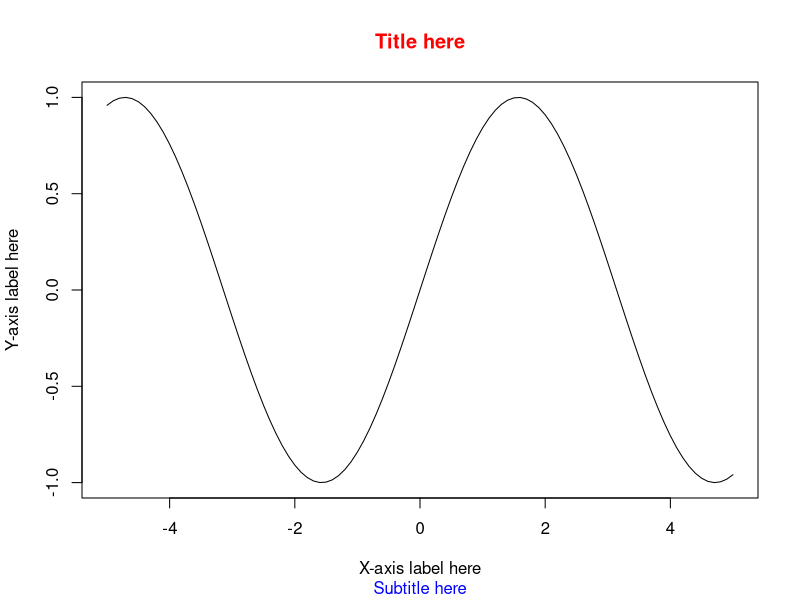
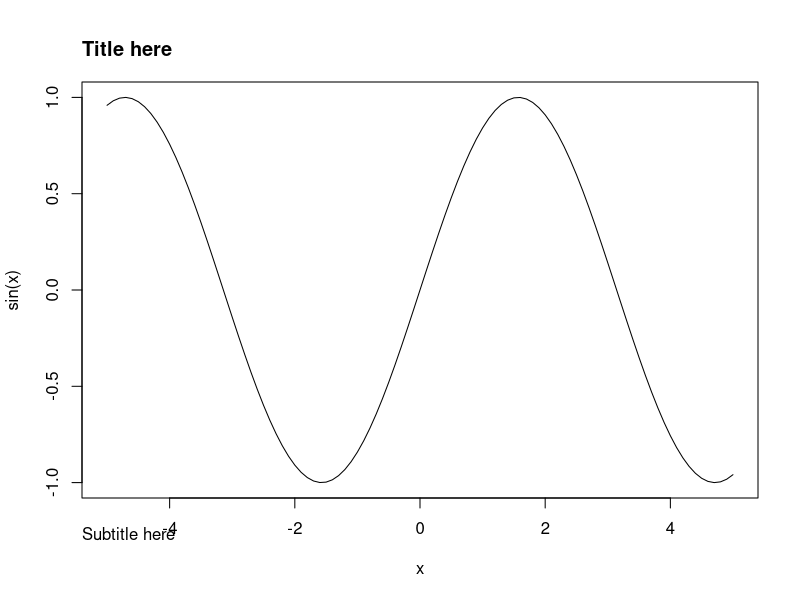
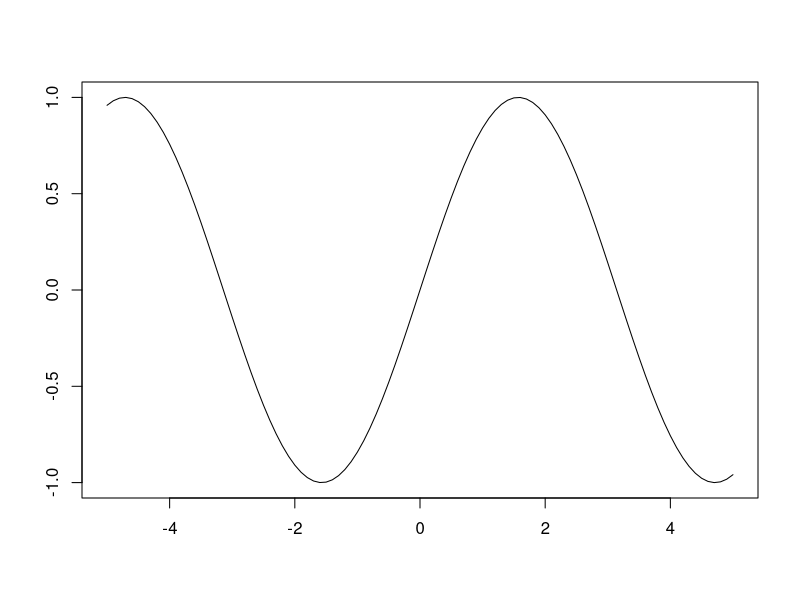
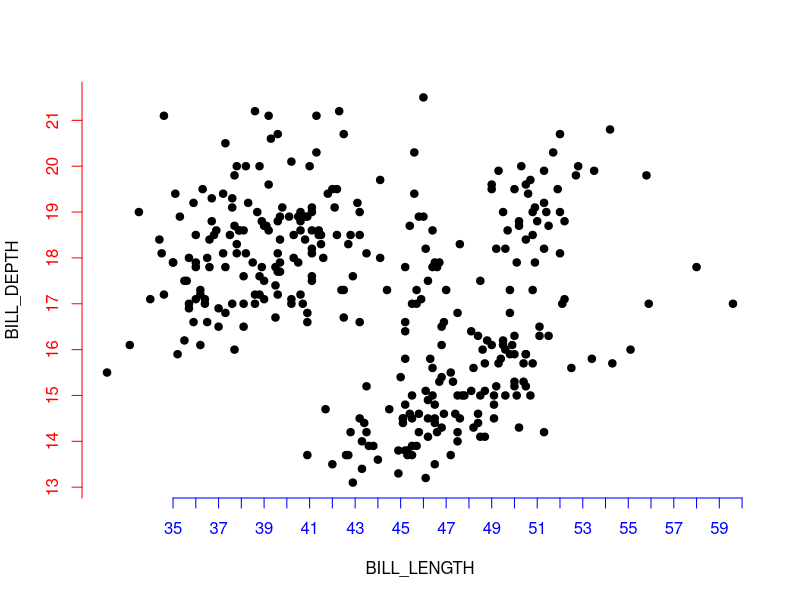
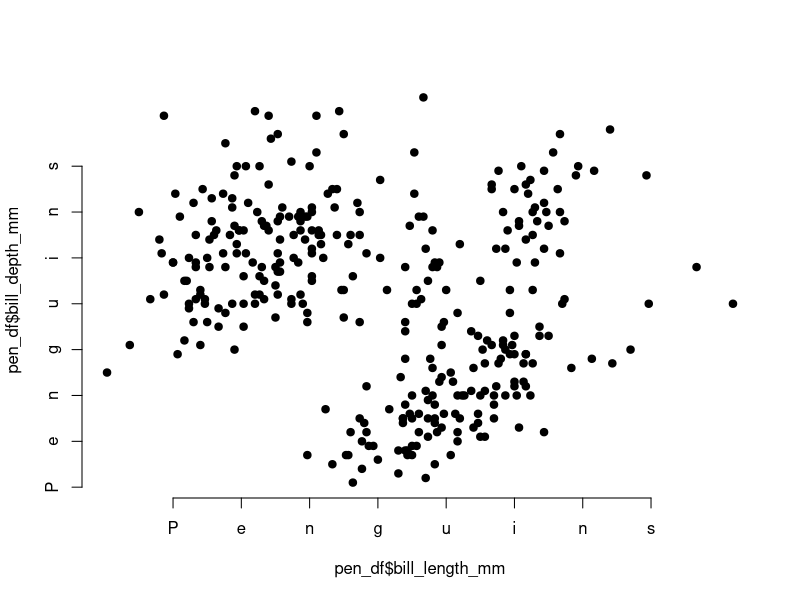
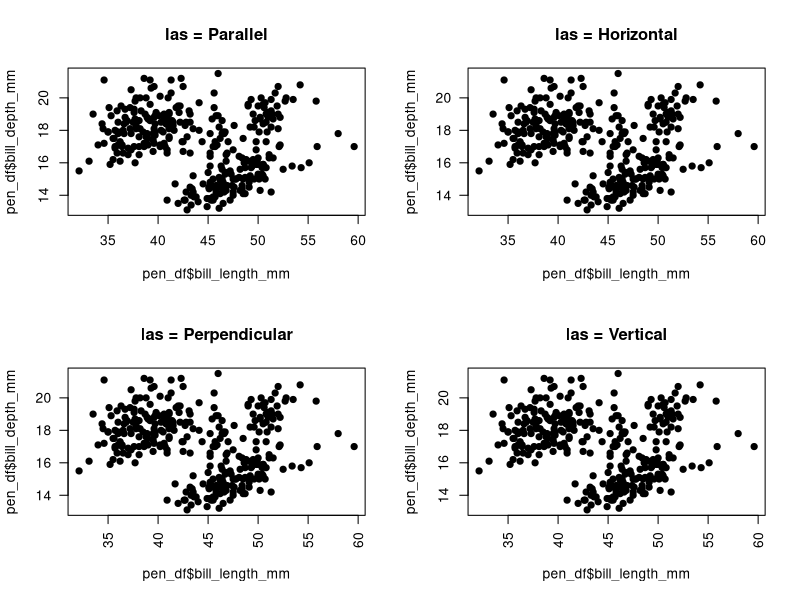
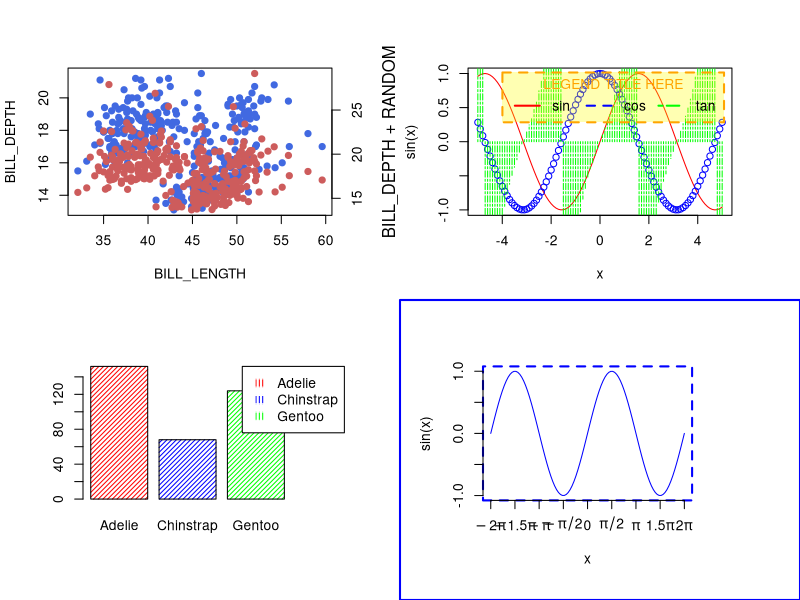
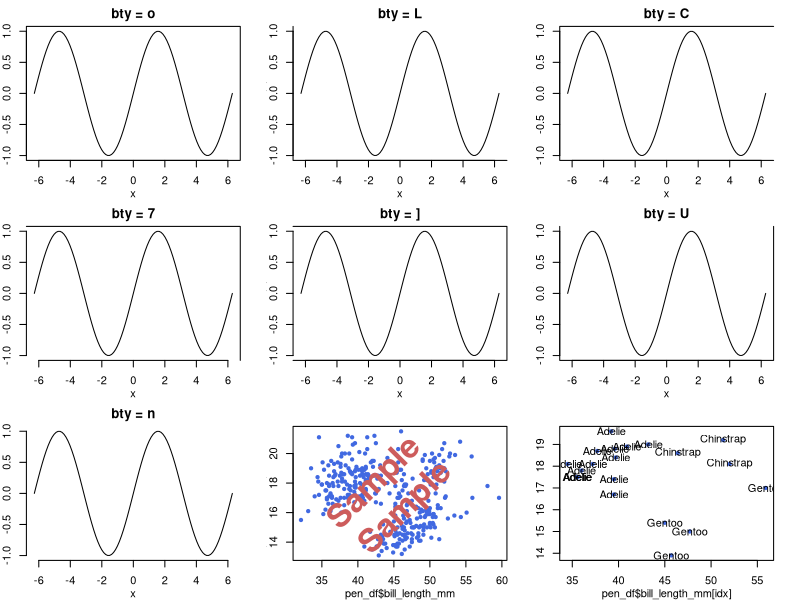

Write the R code that produced these figures, in order.
## ---- chunk 1
knitr::opts_chunk$set(echo       = TRUE,
                      message    = FALSE,
                      warning    = FALSE,
                      out.width  = 800,
                      out.height = 600,
                      fig.align  = "center",
                      dev        = "ragg_png")
## ---- chunk 2
library(palmerpenguins)
head(penguins)
pen_df <- na.omit(penguins)
## ---- chunk 3
curve(sin, -5 , 5,
      main = "Title here",     
      col.main = "red",   
      sub = "Subtitle here",   
      col.sub = "blue",
      xlab = "X-axis label here",
      ylab = "Y-axis label here")
## ---- chunk 4
curve(sin, -5 , 5)
title(
  main = "Title here",
  sub = "Subtitle here", 
  adj = 0,
  line = 1.3
  )
## ---- chunk 5
curve(sin, -5 , 5,
      xlab = "",
      ylab = "")
## ---- chunk 6
plot(
  x = pen_df$bill_length_mm,
  y = pen_df$bill_depth_mm,
  xlab = 'BILL_LENGTH',
  ylab = 'BILL_DEPTH',
  pch = 19,
  axes = FALSE, # box off
  xaxt = "n",
  yaxt = "n",
  tck = 1 # ティック(目盛線)の長さ。xaxt、yaxtを使うと無効。
  # axis内のatで指定する代わりに、xaxp、yaxpも使用可能。
  # xaxp = c(start, end, number_regions)
  # xaxp = c(35, 60, 5)
  # yaxp = c(10, 30, 0.5)
  # 軸の制限はxlim, ylimを使用
  # xlim = c(0, 4)
  # ylim = c(0, 100))
  )

# X-axis
axis(1, 
     at = seq(35, 60, 1),
     col = "blue",        # Axis line color
     col.ticks = "blue", # Ticks color
     col.axis = "blue")

# Y-axis
axis(2, 
     at = seq(10, 30, 1),
     col = "red",        # Axis line color
     col.ticks = "red", # Ticks color
     col.axis = "red")
## ---- chunk 7
plot(
  x = pen_df$bill_length_mm,
  y = pen_df$bill_depth_mm,
  pch = 19,
  axes = FALSE, # box off
  xaxt = "n",
  yaxt = "n",
  )

# X-axis
axis(1, 
     at = c(35, 38, 41, 44, 47, 50, 53, 56),
     labels = c('P','e','n','g','u','i','n','s')
     )
# Y-axis
axis(2, 
     at = c(13, 14, 15, 16, 17, 18, 19, 20),
     labels = c('P','e','n','g','u','i','n','s')
     )

## ---- chunk 8
# 0始まりで指定する
las <- c('Parallel', 'Horizontal', 'Perpendicular', 'Vertical')

n <- length(las)
par(mfrow = c(2, 2))
for (i in 1:n) {
  nm <- paste0('las = ',las[i])
  plot(x = pen_df$bill_length_mm,  y = pen_df$bill_depth_mm, main = nm, pch = 19, las = i-1)
}

## ---- chunk 9
par(mar = c(5, 4, 4, 4) + 0.1)
plot(
  x = pen_df$bill_length_mm,
  y = pen_df$bill_depth_mm,
  col = 'royalblue',
  pch = 19,
  xlab = 'BILL_LENGTH',
  ylab = 'BILL_DEPTH',
  )
par(new = TRUE)

plot(
  x = pen_df$bill_length_mm,
  y = pen_df$bill_depth_mm + rnorm(length(pen_df$bill_depth_mm ), 0, 1)^2,
  col = 'indianred',
  pch = 19,
  axes = FALSE, # No axes
  bty = 'n', # No box
  xlab = '',
  ylab = '',
  )

# Axis label
axis(4)
mtext(
  "BILL_DEPTH + RANDOM",
  side = 4, 
  line = 3)
## ---- chunk 10
curve(sin, -5 , 5, col = 'red',   lty = 'solid', type = 'l')
curve(cos, -5 , 5, col = 'blue',  lty = 'dashed', type = 'p', add = TRUE)
curve(tan, -5 , 5, col = 'green', lty = 'twodash', type = 'h', add = TRUE)

legend(
  x = "topright", 
  inset = 0.03, # margin
  title = "LEGEND TITLE HERE",  # Title
  title.adj = 0.5,    # Horizontal adjustment
  title.col = 'orange',
  box.lty = 2, # Box type
  box.lwd = 2, # Box width
  box.col = 'orange', # Box color
  bg = rgb(1, 1, 0, alpha = 0.3),
  cex = 1, # Legend size
  # bty = "n", # Del legend
  # box.lty = 0 # Del legend
  legend = c('sin', 'cos', 'tan'),
  lty = c('solid', 'dashed', 'twodash'),
  col = c('red', 'blue', 'green'), 
  lwd = 2,
  horiz = TRUE
  )    
## ---- chunk 11
par(mar = c(6, 5, 4, 6.5))

barplot(table(penguins$species), 
        col = c('red', 'blue', 'green'),
        density = 30, 
        angle = 45)
legend(
  'topright',
  inset = c(-0.25, 0),
  xpd = TRUE,
  legend = names(table(penguins$species)),
  fill = c('red', 'blue', 'green'),
  border = 'white',
  density = 30,
  angle = 90
  )

# 凡例を下に持ってくる場合の設定情報の参考値
# par(mar = c(6, 4.1, 4.1, 2.1))
# inset = c(0, -0.35)
# horiz = TRUE
## ---- chunk 12
curve(sin,
      -2*pi,
      2*pi,
      col = 'blue',
      axes = FALSE)

box(col = 'blue', lty = 'dashed', lwd = 2)
box("figure", col = 'blue', lwd = 2)

# Custom axis
axis(1,
     at = c(-2*pi, -1.5*pi,-pi, -pi/2, 0, pi/2, pi, 1.5*pi, 2*pi),
     labels = expression(-2*pi, -1.5*pi,-pi, -pi/2, 0, pi/2, pi, 1.5*pi, 2*pi)
     )
axis(2, lwd = 1)
## ---- chunk 13
par(mar = c(3, 2, 2, 2),
    mgp = c(2, 1, 0))
boxtype <- c('o', 'L', 'C', '7', ']', 'U', 'n')
n <- length(boxtype)

par(mfrow = c(3, 3))

for (i in 1:n) {
  nm <- paste0('bty = ',boxtype[i])
  curve(sin, -2*pi, 2*pi, bty = boxtype[i], main = nm)
}

## ---- chunk 14
plot(
  x = pen_df$bill_length_mm,
  y = pen_df$bill_depth_mm,
  pch = 20, 
  col = 'royalblue'
  )

text(x = mean(pen_df$bill_length_mm, na.rm = TRUE), 
     y = mean(pen_df$bill_depth_mm, na.rm = TRUE),
     label = "Sample\n Sample",
     col = "indianred",
     font = 2,
     cex = 3,
     srt = 45)
## ---- chunk 15
set.seed(1989)
idx <- sample(1:300, 20)
plot(
  x = pen_df$bill_length_mm[idx],
  y = pen_df$bill_depth_mm[idx],
  pch = 20, 
  col = 'royalblue')

text(x = pen_df$bill_length_mm[idx],
     y = pen_df$bill_depth_mm[idx],
     label = pen_df$species[idx])
## ---- chunk 16
v <- mean(pen_df$bill_length_mm, na.rm = TRUE)
h <- mean(pen_df$bill_depth_mm, na.rm = TRUE)
fit <- lm(bill_depth_mm ~ bill_length_mm, data = penguins)$coef
a <- fit[1]
b <- fit[2]

penpch <- c(21,22,23)[unclass(pen_df$species)]
pencol <- c('#619CFF', '#00BA38', '#F8756D')[unclass(pen_df$species)]

plot(
  x = pen_df$bill_length_mm,
  y = pen_df$bill_depth_mm,
  pch = penpch, # 21~25しか色がつけれない
  bg = pencol
  )

abline(
  v = v, 
  h = h,
  col = 'black'
)

abline(
  a = a, 
  b = b,
  col = 'black',
  lwd = 2,
  lty = 2
  )
## ---- chunk 17
plot(
  x = pen_df$bill_length_mm,
  y = pen_df$bill_depth_mm,
  pch = penpch, # 21~25しか色がつけれない
  bg = pencol
  )

segments(x0 = 40, x1 = 40,
         y0 = 15, y1 = 20,
         lwd = 2,
         col = "black")

segments(x0 = 41, x1 = 55,
         y0 = 17, y1 = 17,
         lwd = 2,
         col = "black")

arrows(x0 = 42, x1 = 55,
       y0 = 18, y1 = 21,
       lwd = 2,
       col = "black",
       length = 0.1,
       angle = 45) 
## ---- chunk 18
grid <- expand.grid(1:5, 6:1)
plot(grid, 
     pch = 0:30,
     cex = 2.5,
     yaxt = "n",
     xaxt = "n",
     ann = FALSE,
     xlim = c(0.5, 5.25),
     ylim = c(0.5, 6.5))

grid2 <- expand.grid(seq(0.6, 4.6, 1), 6:1)
text(grid2$Var1[1:26], 
     grid2$Var2[1:26], 
     0:25)
## ---- chunk 19
plot(
  x = pen_df$bill_length_mm,
  y = pen_df$bill_depth_mm,
  pch = penpch, # 21~25しか色がつけれない
  bg = pencol,
  cex = 2,      # Symbol size
  lwd = 2      # Border width
  )

## ---- chunk 20
par(bg = "gray")

plot(
  x = pen_df$bill_length_mm,
  y = pen_df$bill_depth_mm,
  pch = penpch, # 21~25しか色がつけれない
  bg = pencol,
  cex = 2,      # Symbol size
  lwd = 2      # Border width
  )
## ---- chunk 21
plot(
  x = pen_df$bill_length_mm,
  y = pen_df$bill_depth_mm,
  pch = penpch, # 21~25しか色がつけれない
  bg = pencol
  )

grid(nx = NULL, # NAにすれば水平線のみ
     ny = NULL, # NAにすれば垂直線のみ
     lty = 'dashed',
     col = 'gray',
     lwd = 2)   
## ---- chunk 22
plot(
  x = pen_df$bill_length_mm,
  y = pen_df$bill_depth_mm,
  pch = penpch, # 21~25しか色がつけれない
  bg = pencol
  )

grid(nx = 20, 
     ny = 5,
     lty = 'dashed',
     col = 'gray',
     lwd = 2)   
## ---- chunk 23
plot.new()

grid(nx = 20, 
     ny = 5,
     lty = 'dashed',
     col = 'gray',
     lwd = 3)   

par(new = TRUE)

plot(
  x = pen_df$bill_length_mm,
  y = pen_df$bill_depth_mm,
  pch = penpch, # 21~25しか色がつけれない
  bg = pencol
  )
## ---- chunk 24
par(mar = c(3, 2, 2, 2),
    mgp = c(2, 1, 0))

linestyle <- c('blank', 'solid', 'dashed', 'dotted', 'dotdash', 'longdash', 'twodash')

x <- seq(-5,5,0.5)
n <- length(linestyle)
par(mfrow = c(3, 3))
for (i in 1:n) {
  nm <- paste0('lty = ',linestyle[i])
  plot(x, sin(x), main = nm, type = 'l', lty = linestyle[i])
}
## ---- chunk 25
par(mar = c(3, 2, 2, 2),
    mgp = c(2, 1, 0))

linetype <- c('p', 'l', 'b', 'c', 'h', 's', 'S', 'n')

x <- seq(-5,5,0.5)
n <- length(linetype)
par(mfrow = c(3, 3))
for (i in 1:n) {
  nm <- paste0('type = ',linetype[i])
  plot(x, sin(x), main = nm, type = linetype[i])
}
## ---- chunk 26
par(mar = c(3, 2, 2, 2),
    mgp = c(2, 1, 0))

linewidth <- 1:9

x <- seq(-5,5,0.5)
n <- length(linewidth)
par(mfrow = c(3, 3))
for (i in 1:n) {
  nm <- paste0('lwd = ',linewidth[i])
  plot(x, sin(x), main = nm, type = 'l', lwd = linewidth[i])
}
